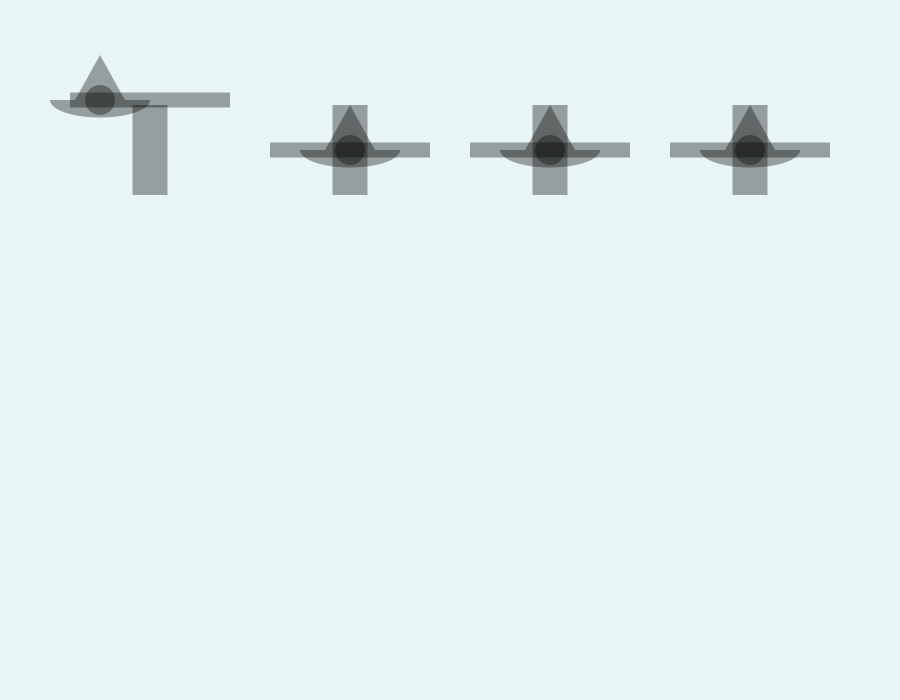
Frame 1 (no input)
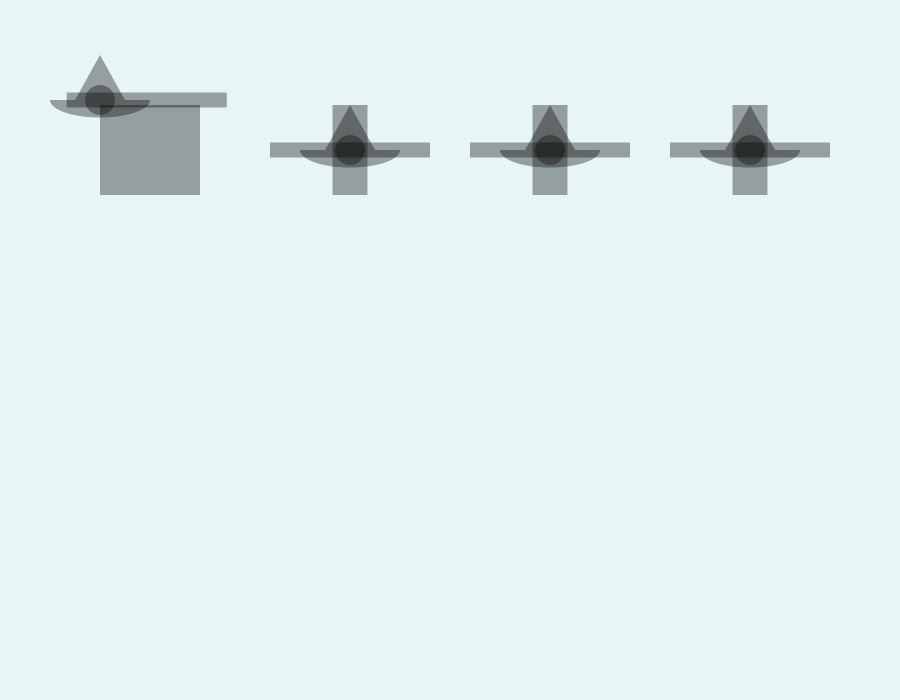
Frame 60 (the mouse pressed at the canvas centre just before this capture)
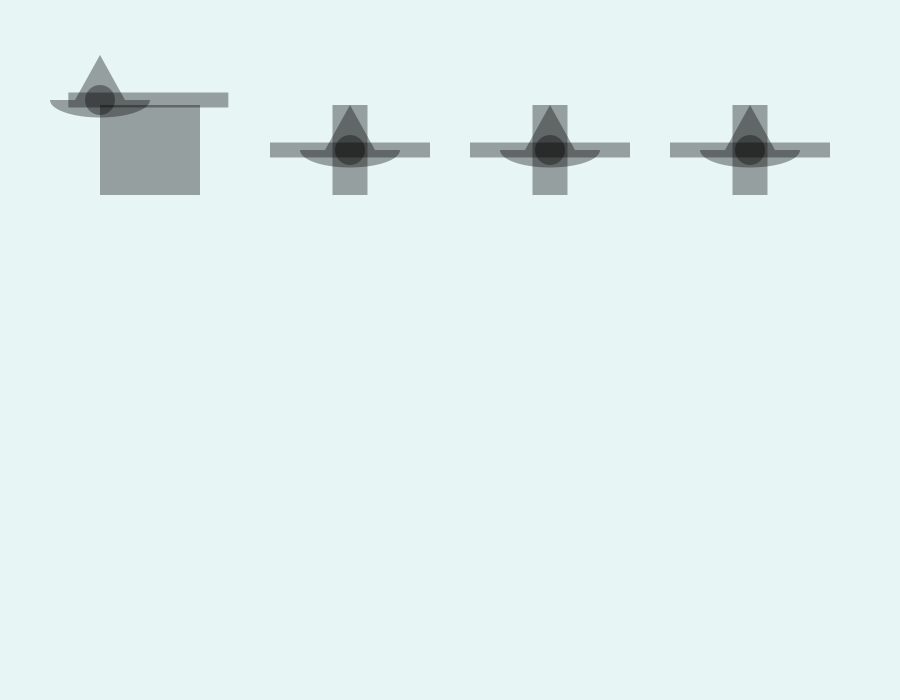
Frame 120 (the mouse held since frame 60 and released just before this capture)

The Processing sketch that drew these frames (run headless with seeded random() and noise(); from frame 60 on, the mouse is pressed at the canvas centre):

// Processing sketch: evolveType_2
// ── evolveType_2.pde
float rectSkinnyX = 150;
float rectSkinnyY = 150;
float rectFatX = 150;
float rectFatY = 150;
float rectFatW = 35;
float rectFatH = 90;
float a = 90;



void setup(){
  size(900,700);
  background(#E8F5F5);
  noStroke();
  smooth();
}


void draw() {
  drawSymbol1();
  drawSymbol2();
  drawSymbol3();
  drawSymbol4();
}

//grid 1
void drawSymbol1(){

  //draw a symbol
  background(#E8F5F5);
  fill(0,a);
  
 /* pushMatrix();
  translate(100,0);
  if(mousePressed = true);{
    rotate(radians(45));
   
    rectMode(CENTER);
    rect(100,100,160,15);
    popMatrix();
  }
*/

    rectMode(CENTER);
    rect(rectSkinnyX,100,160,15);

  rect(rectFatX,rectFatY,rectFatW,rectFatH);
  triangle(75,100,100,55,125,100);
  ellipse(100,100,30,30); 
  arc(100,100,100,35,0,PI);
 
   

   rectSkinnyX = rectSkinnyX + random(-1,1);
   rectSkinnyX = constrain(rectSkinnyX, 10, 190);
   rectFatX = constrain(rectFatX, 0, 190);
   rectFatW = rectFatW + random(3);
   rectFatW = constrain(rectFatW, 0, 100);

 
}

//grid 2 at 250 and 0
void drawSymbol2(){
  pushMatrix();
  translate(250,50);
  fill(0,90);
  rectMode(CENTER);
  rect(100,100,160,15);
  rect(100,100,35,90);
  triangle(75,100,100,55,125,100);
  ellipse(100,100,30,30); 
  arc(100,100,100,35,0,PI);
  popMatrix();
}

//grid 3 at 450 and 0
void drawSymbol3(){
  pushMatrix();
  translate(450,50);
  fill(0,90);
  rectMode(CENTER);
  rect(100,100,160,15);
  rect(100,100,35,90);
  triangle(75,100,100,55,125,100);
  ellipse(100,100,30,30); 
  arc(100,100,100,35,0,PI);
  popMatrix();
}

//grid 4 at 650 and 0
void drawSymbol4(){
  pushMatrix();
  translate(650,50);
  fill(0,90);
  rectMode(CENTER);
  rect(100,100,160,15);
  rect(100,100,35,90);
  triangle(75,100,100,55,125,100);
  ellipse(100,100,30,30); 
  arc(100,100,100,35,0,PI);
  popMatrix();
}
